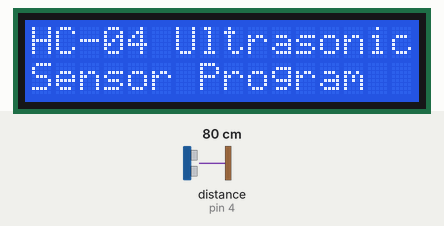
Simulated run of this sketch. Board: Arduino Uno, built with avr-gcc and run on an emulated ATmega328P. On the bench: 16×2 character LCD. Inputs (shaded band) come from the test bench; at power-on: distance to the obstacle (sensor on pin 4) 80 cm. The echo pulse lasts 58.3 µs per cm.

Above: at 0.6 s.
At 4.7 s:
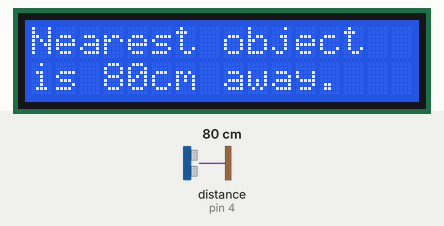
4.8 s: distance to the obstacle (sensor on pin 4) set to 2 cm
At 6.2 s:
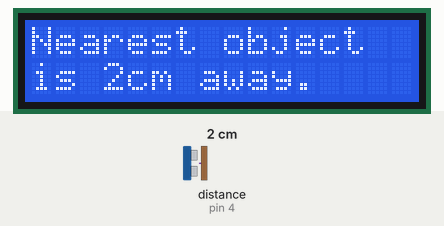
7.1 s: distance to the obstacle (sensor on pin 4) set to 4 cm
At 8.8 s:
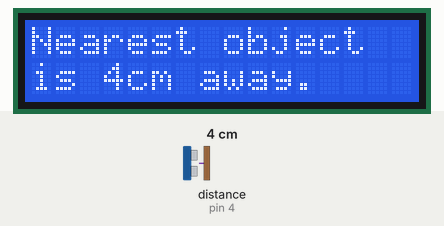
9.2 s: distance to the obstacle (sensor on pin 4) set to 9 cm
At 10.1 s:
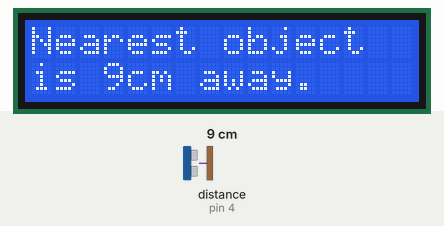
Timing chart, 0 to 12.2 s (numbered marks = the images above; inputs shaded):
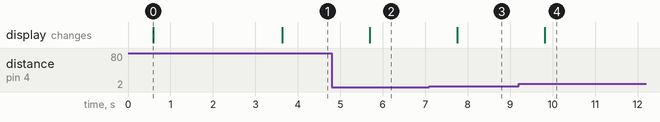

Measured:
- after the input at 4.8 s, the display: changes after 0.90 s (image 2)
- after the input at 7.1 s, the display: changes after 0.66 s (image 3)
- after the input at 9.2 s, the display: changes after 0.62 s (image 4)
- what the display in image 0 shows lasts 3.0 s, from 0.6 s to 3.6 s

The sketch:

code_lcd_ultrasonic.ino
```cpp
#include <Wire.h>
#include <LiquidCrystal_I2C.h> // Using version 1.2.1

// based on YWRobot LCM1602 IIC V1
LiquidCrystal_I2C lcd(0x27, 2, 1, 0, 4, 5, 6, 7, 3, POSITIVE);

int inputPin=4;  // connect digital I/O 4 to the ECHO/Rx Pin
int outputPin=5; // connect digital I/O 5 to the TRIG/TX Pin

void setup(){
  pinMode(inputPin, INPUT);
  pinMode(outputPin, OUTPUT);
  lcd.begin(16,2); // sixteen characters across - 2 lines
  lcd.backlight();
  delay(500);//Delay to let system boot
  lcd.setCursor(0,0);
  lcd.print("HC-04 Ultrasonic");
  lcd.setCursor(0,1);
  lcd.print("Sensor Program");
  delay(3000);//Wait before accessing Sensor
  lcd.clear();
}

void loop(){
    digitalWrite(outputPin, LOW);  // send low pulse for 2μs
    delayMicroseconds(1000);
    digitalWrite(outputPin, HIGH); // send high pulse for 10μs
    delayMicroseconds(1000);
    digitalWrite(outputPin, LOW);  // back to low pulse
    int distance = pulseIn(inputPin, HIGH);  // read echo value
    int distance1= distance/29/2;  // in cm
    lcd.setCursor(0,0);
    lcd.print("Nearest object");
    lcd.setCursor(0,1);
    lcd.print("is ");
    lcd.print(distance1);
    lcd.print("cm away.  ");
    delay(1000);
}
```
